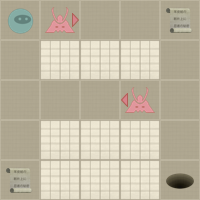

The image is a tile-based game level rendered from a .tmx file. Its description and source (layers, tilesets, objects; grid data summarised) follow:
An orthogonal 5x5 tile map with 40x40 px tiles, 2 tile layers (Level, Actors).

<map version="1.0" orientation="orthogonal" width="5" height="5" tilewidth="40" tileheight="40">
 <properties>
  <property name="moves" value="10" />
 </properties>
 <tileset firstgid="1" name="tiles" tilewidth="40" tileheight="40" spacing="2" margin="2">
  <image source="tiles.png" width="256" height="256" />
  <tile id="0">
   <properties>
    <property name="actor" value="exit" />
   </properties>
  </tile>
  <tile id="2">
   <properties>
    <property name="actor" value="guard" />
    <property name="direction" value="down" />
   </properties>
  </tile>
  <tile id="3">
   <properties>
    <property name="actor" value="guard" />
    <property name="direction" value="left" />
   </properties>
  </tile>
  <tile id="4">
   <properties>
    <property name="actor" value="guard" />
    <property name="direction" value="right" />
   </properties>
  </tile>
  <tile id="5">
   <properties>
    <property name="actor" value="guard" />
    <property name="direction" value="up" />
   </properties>
  </tile>
  <tile id="7">
   <properties>
    <property name="actor" value="player" />
   </properties>
  </tile>
  <tile id="8">
   <properties>
    <property name="actor" value="scroll" />
   </properties>
  </tile>
  <tile id="9">
   <properties>
    <property name="wall" value="1" />
   </properties>
  </tile>
 </tileset>
 <layer name="Level" width="5" height="5">
  <data>[25 cells, 25 non-empty, 2 distinct tile ids]</data>
 </layer>
 <layer name="Actors" width="5" height="5">
  <data>[25 cells, 6 non-empty, 5 distinct tile ids]</data>
 </layer>
</map>
